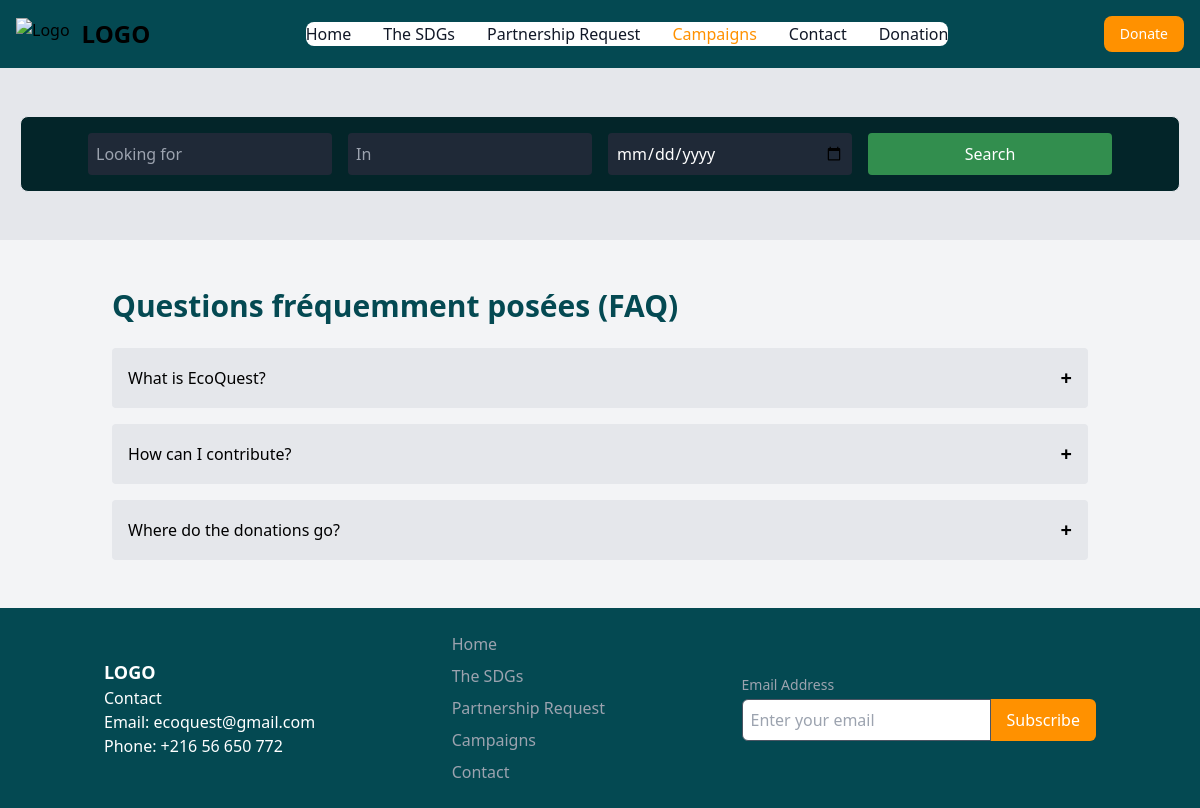
The app's page /Main/Event.php?name=testg, older data.
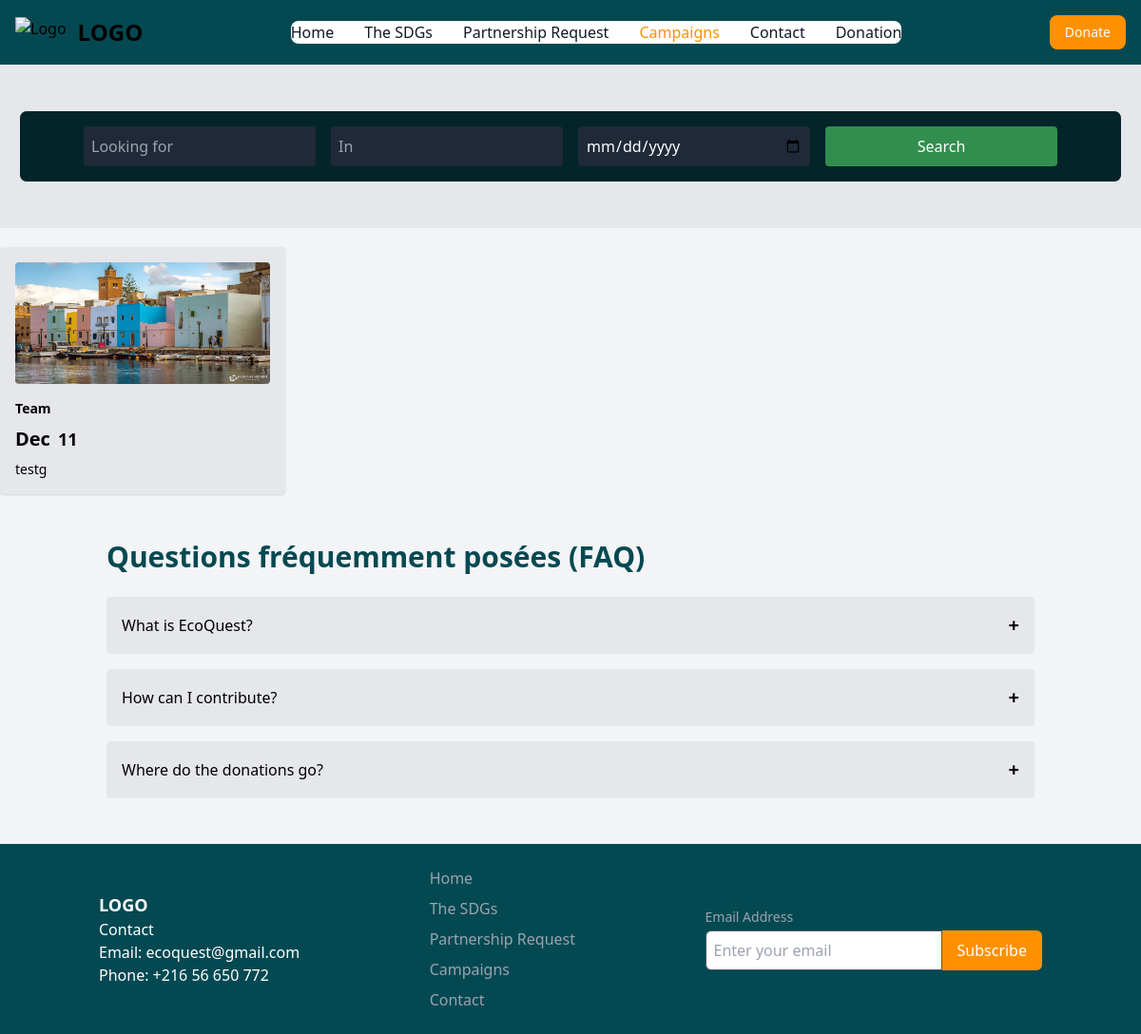
The same page, newer data.
### tables this page shows
CREATE TABLE `evenements` (
  `IDevent` int(11) NOT NULL,
  `Nom` varchar(20) NOT NULL,
  `Description` varchar(1000) NOT NULL,
  `Location` varchar(100) NOT NULL,
  `Date` date NOT NULL,
  `startTime` time NOT NULL,
  `endTime` time NOT NULL,
  `eventType` varchar(20) NOT NULL,
  `Status` varchar(20) NOT NULL,
  `eventImage` varchar(20) NOT NULL,
  `trash` float NOT NULL
);

### Main/Event.php (the view, shortened to what the changed rows need)
<!DOCTYPE html>
<html lang="en">
<head>
    <script src="https://cdn.tailwindcss.com"></script>
</head>
<body class="bg-gray-100 ">
                <?php
                    $eventName= isset($_GET['name']) ? $_GET['name'] : '';
                    $eventLocation= isset($_GET['location']) ? $_GET['location'] : '';
                    $eventDate= isset($_GET['date']) ? $_GET['date'] : '';
                ?>
     <?php
     if($eventName ==="" && $eventLocation ==="" && $eventDate ===""){
      ?>
    <section class="container mx-auto py-12 px-6">
    <h2 class="text-3xl font-semibold mb-6 text-[#044952]">Campagnes à venir</h2>
        <div class="grid grid-cols-1 sm:grid-cols-2 md:grid-cols-4 gap-6">
             <?php
                include "conn.php";
                $req="select IDevent, DATE_FORMAT(Date, '%b') as month, DATE_FORMAT(Date, '%d') as day, Nom, eventType,eventImage from evenements where date > CURDATE()";
                $res=mysqli_query($conn, $req);
                while($row=mysqli_fetch_assoc($res)){
                    echo(' <a href="eventDetail.php?eventID='.$row['IDevent'].'">           <div
                class="bg-gray-200 shadow rounded p-4 hover:shadow-lg transform hover:scale-105 transition duration-300">
                <img src="../uploads/'.$row['eventImage'].'" class="w-full h-32  rounded"/>
                <div class="mt-4 text-sm font-bold">'.$row['eventType'].'</div>
                <div class="flex items-center space-x-2 mt-2">
                    <div class="text-xl font-bold">'.$row['month'].'</div>
                    <div class="text-lg font-bold">'.$row['day'].'</div>
                </div>
                <p class="text-sm mt-2">'.$row['Nom'].'</p>
                </div></a>');
                }
             ?>
    </section>
    <section class="container mx-auto py-12 px-6">
        <h2 class="text-3xl font-semibold mb-6 text-[#044952]">Campagnes passées</h2>
        <div class="grid grid-cols-1 sm:grid-cols-2 md:grid-cols-3 gap-6">
            <?php
                $req1="select IDevent, DATE_FORMAT(Date, '%b') as month, DATE_FORMAT(Date, '%d') as day, Nom, eventType,eventImage from evenements where date < CURDATE()";
                $res1=mysqli_query($conn, $req1);
                while($row1=mysqli_fetch_assoc($res1)){
                    echo(' <a href="eventDetail.php?eventID='.$row1['IDevent'].'">           <div
                class="bg-gray-200 shadow rounded p-4 hover:shadow-lg transform hover:scale-105 transition duration-300">
                <img src="../uploads/'.$row1['eventImage'].'" class="w-full h-32  rounded"/>
                <div class="mt-4 text-sm font-bold">'.$row1['eventType'].'</div>
                <div class="flex items-center space-x-2 mt-2">
                    <div class="text-xl font-bold">'.$row1['month'].'</div>
                    <div class="text-lg font-bold">'.$row1['day'].'</div>
                </div>
                <p class="text-sm mt-2">'.$row1['Nom'].'</p>
            </div></a>');
                }
             ?>
        </div>
    </section>
    <?php
     }else{
        include "conn.php";
        if($eventName !=="" && $eventLocation !=="" && $eventDate !==""){
            $searchReq="select IDevent, DATE_FORMAT(Date, '%b') as month, DATE_FORMAT(Date, '%d') as day, Nom,eventImage, eventType from evenements
            where Nom='$eventName' and Location='$eventLocation' and Date='$eventDate'";
        } else {
            $searchReq="select IDevent, DATE_FORMAT(Date, '%b') as month, DATE_FORMAT(Date, '%d') as day, Nom,eventImage, eventType from evenements
            where Nom='$eventName' or Location='$eventLocation' or Date='$eventDate'";
        }
        $searchRes = mysqli_query($conn, $searchReq);
        while($row2=mysqli_fetch_assoc($searchRes)){
            echo(' <a href="eventDetail.php?eventID='.$row2['IDevent'].'">           <div
        class="bg-gray-200 w-[25%] mt-5 shadow rounded p-4 hover:shadow-lg transform hover:scale-105 transition duration-300">
         <img src="../uploads/'.$row2['eventImage'].'" class="w-full h-32  rounded"/>
        <div class="mt-4 text-sm font-bold">'.$row2['eventType'].'</div>
        <div class="flex items-center space-x-2 mt-2">
            <div class="text-xl font-bold">'.$row2['month'].'</div>
            <div class="text-lg font-bold">'.$row2['day'].'</div>
        </div>
        <p class="text-sm mt-2">'.$row2['Nom'].'</p>
        </div></a>');
        }
     }
      ?>
    <section class="container mx-auto py-12 px-6">
        <h2 class="text-3xl font-semibold mb-6 text-[#044952]">Questions fréquemment posées (FAQ)</h2>
    </section>
</body>
</html>

Row changes from the older to the newer data that the page shows:
now on this page (row edited): evenements: eventImage (picture), eventType "Team", month "Dec", day "11", Nom "testg"
